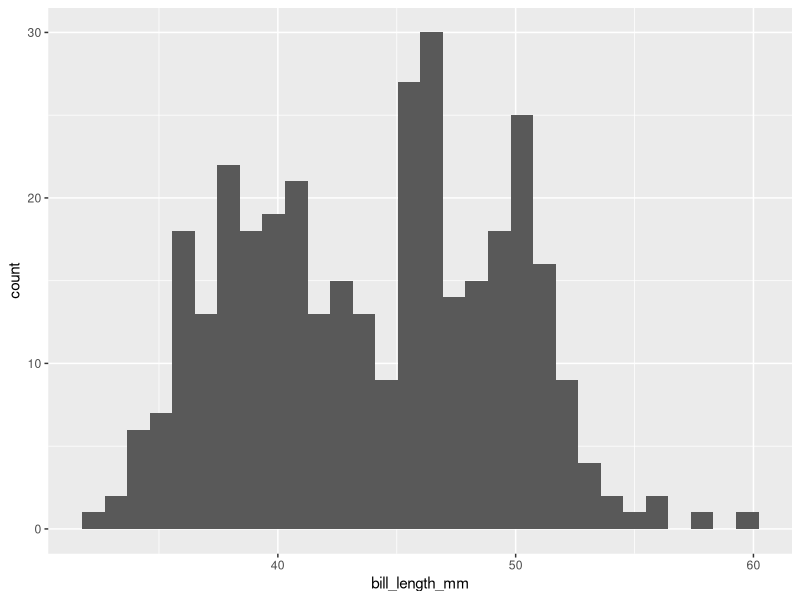
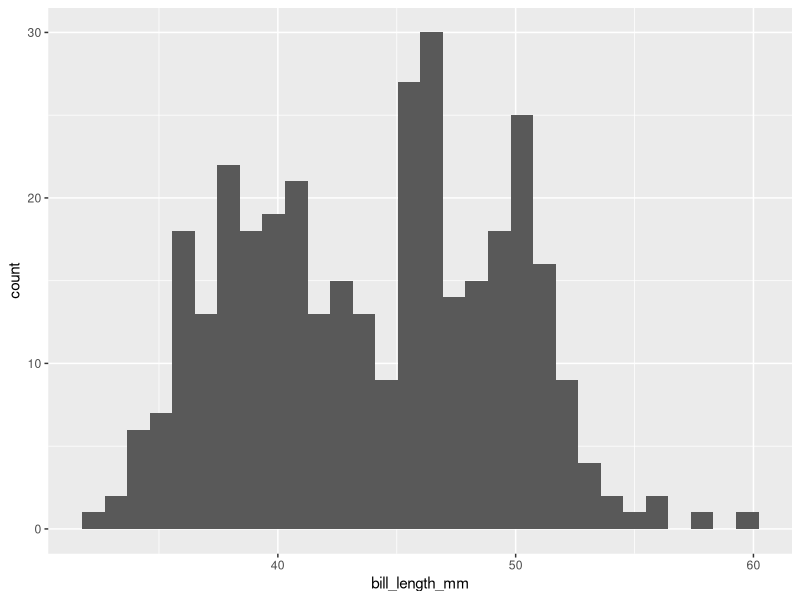
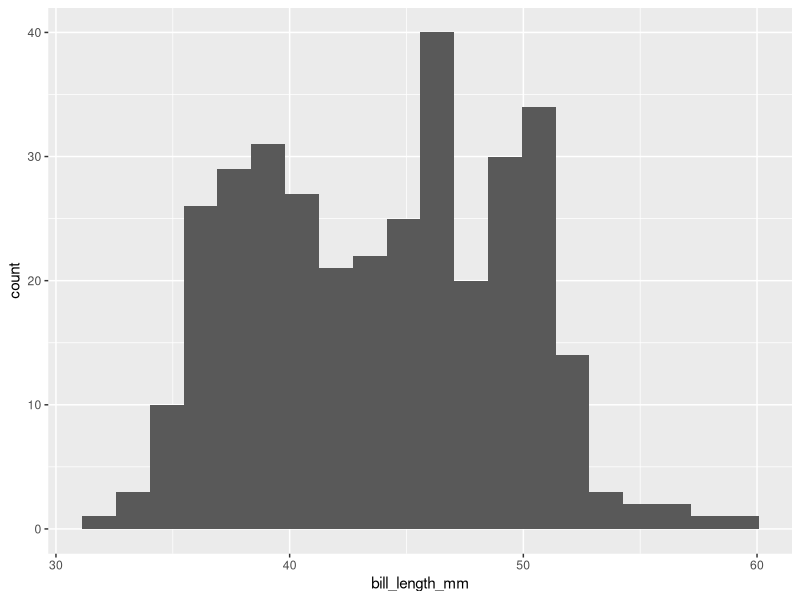
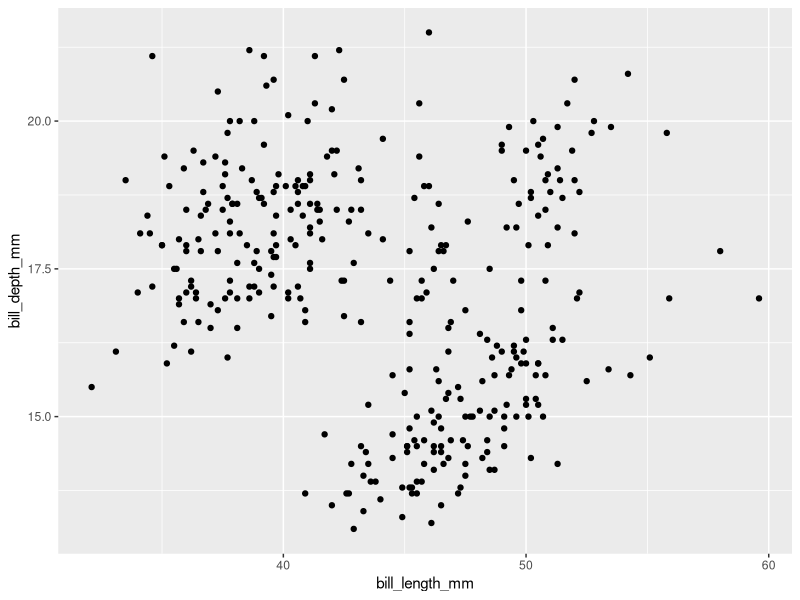
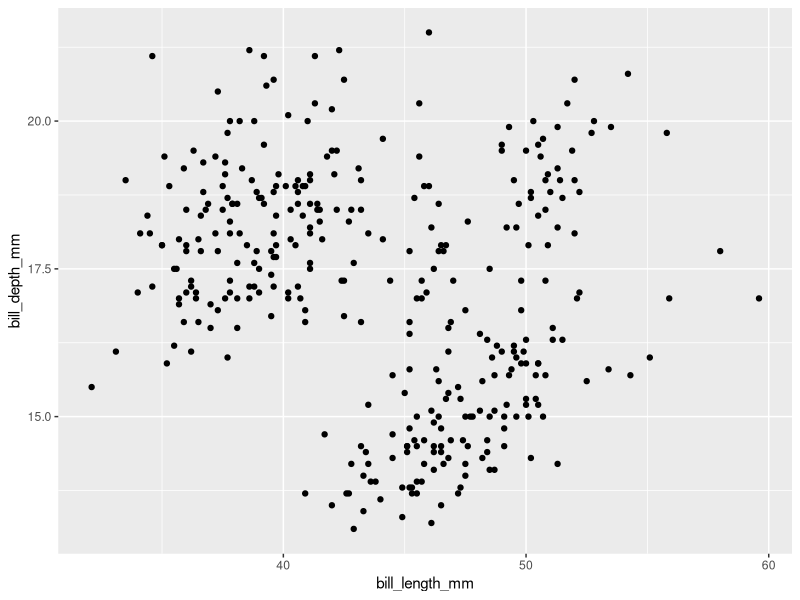
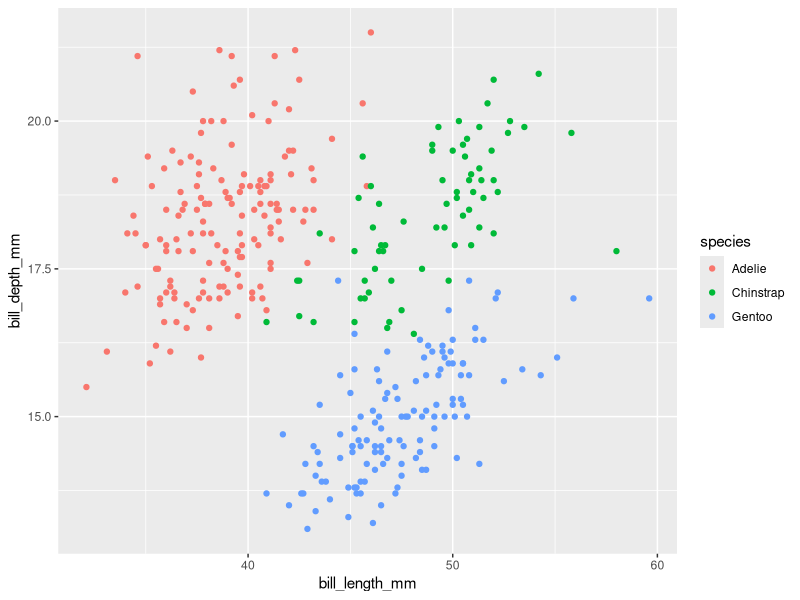
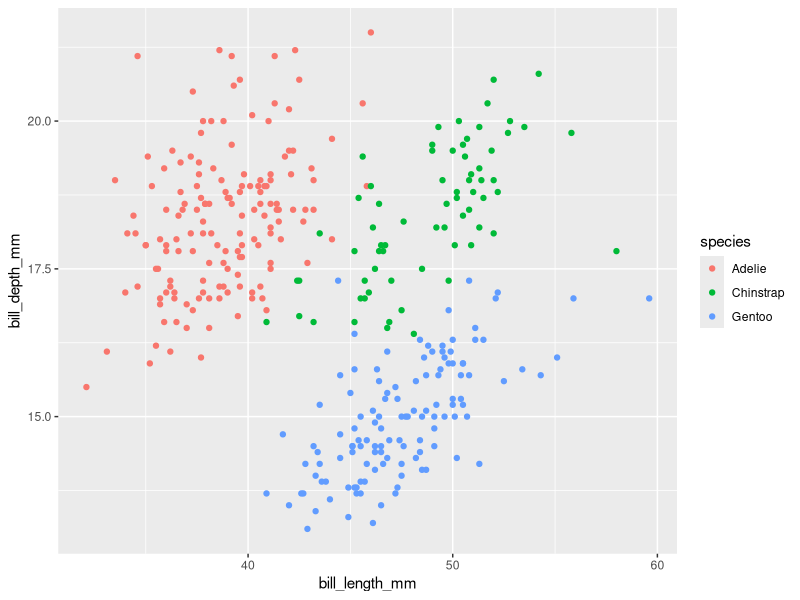
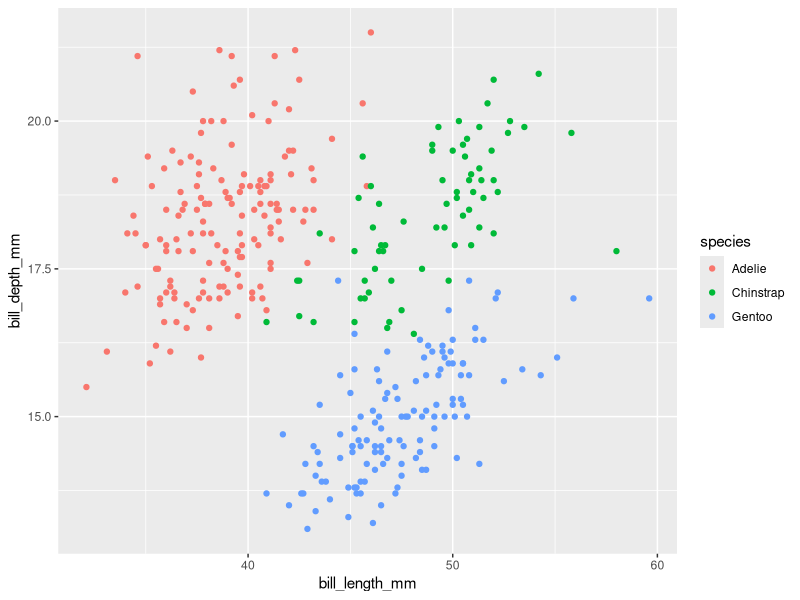

Write R code to recreate these figures, in order.
## ---- chunk 1
knitr::opts_chunk$set(echo = TRUE, warning=F, message=F)
library(palmerpenguins)
library(tidyverse)
## ---- chunk 2
penguins %>%
  ggplot(aes(x = bill_length_mm)) +
  geom_histogram()
## ---- chunk 3
penguins %>%
  ggplot(aes(x = bill_length_mm)) +
  geom_histogram()
## ---- chunk 4
penguins %>%
  ggplot(aes(x = bill_length_mm)) +
  geom_histogram(bins = 20)
## ---- chunk 5
penguins %>%
  ggplot(aes(x = bill_length_mm, y = bill_depth_mm)) +
  geom_point()
## ---- chunk 6
penguins %>%
  ggplot(aes(x = bill_length_mm, y = bill_depth_mm)) +
  geom_point()
## ---- chunk 7
penguins %>%
  ggplot(aes(x = bill_length_mm, y = bill_depth_mm, 
             color = species)) +
  geom_point()
## ---- chunk 8
penguins %>%
  ggplot(aes(x = bill_length_mm, y = bill_depth_mm, 
             color = species)) +
  geom_point()
## ---- chunk 9
penguins %>%
  ggplot(aes(x = bill_length_mm, y = bill_depth_mm, 
             color = species)) +
  geom_point()
## ---- chunk 10
penguins %>%
  ggplot(aes(x = bill_length_mm, y = bill_depth_mm, 
             color = species)) +
  geom_point() +
  geom_segment(aes(x = 30, y = 16.25, xend = 60, yend = 16.25),
               color = "black") +
  geom_segment(aes(x = 45, y = 16.25, xend = 45, yend = 21.5),
               color = "black")
